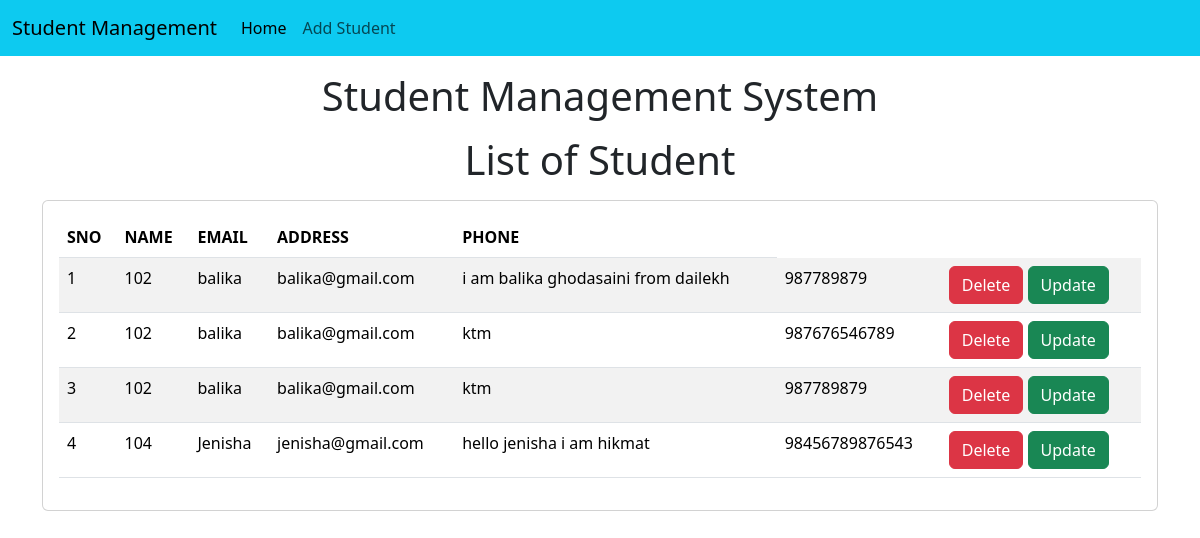
/std/, run on the app's committed database.
### std/models.py (models this page shows)
class Student(models.Model):
    roll=models.CharField(max_length=100)
    name=models.CharField(max_length=50)
    email=models.CharField(max_length=150)
    address=models.CharField(max_length=200)
    phone=models.CharField(max_length=10)

### std/views.py (the view)
# urls.py: path("",home),
def home(request):
    std=Student.objects.all()
    return render(request,"std/home.html", {'std':std})

### templates/std/home.html (shortened to what this page needs)
<!doctype html>
<html lang="en">
  <head>
    <link href="https://cdn.jsdelivr.net/npm/bootstrap@5.3.2/dist/css/bootstrap.min.css" rel="stylesheet">
  </head>
  <body>
    {% include 'std/navbar.html' %}
    <h1 class="text-center my-3">Student Management System</h1>
    <h1 class="text-center my-3">List of Student</h1>
    <div class="container">
      <div class="row">
        <div class="col-md-12">
          <div class="card">
            <div class="card-body">
              <table class="table table-striped">
                <thead>
                  <tr>
                    <th>SNO</th>
                    <th>NAME</th>
                    <th>EMAIL</th>
                    <th>ADDRESS</th>
                    <th>PHONE</th>
                  </tr>
                </thead>
                <tbody>
                  {% for s in std %}
                  <tr>
                    <td>{{forloop.counter}}</td>
                    <td>{{s.roll}}</td>
                    <td>{{s.name}}</td>
                    <td>{{s.email}}</td>
                    <td>{{s.address}}</td>
                    <td>{{s.phone}}</td>
                    <td>
                      <a href="/std/delete-std/{{s.id}}" class="btn btn-danger md-sm">Delete</a>
                      <a href="/std/update-std/{{s.id}}" class="btn btn-success md-sm">Update</a>
                    </td>
                  </tr>
                  {% endfor %}
                </tbody>
              </table>
            </div>
          </div>
        </div>
      </div>
    </div>
  </body>
</html>

### templates/std/navbar.html (shortened to what this page needs)
<nav class="navbar navbar-expand-lg bg-info navbar-light">
    <div class="container-fluid">
      <a class="navbar-brand" href="/std/home/">Student Management</a>
      <div class="collapse navbar-collapse" id="navbarSupportedContent">
        <ul class="navbar-nav me-auto mb-2 mb-lg-0">
          <li class="nav-item">
            <a class="nav-link active" aria-current="page" href="#">Home</a>
          </li>
          <li class="nav-item">
            <a class="nav-link" href="/std/add-std/">Add Student</a>
          </li>
      </div>
    </div>
  </nav>

### data on the page
Student: roll "102", name "balika", email "balika@gmail.com", address "i am balika ghodasaini from dailekh", phone "987789879"
Student: roll "102", name "balika", email "balika@gmail.com", address "ktm", phone "987676546789"
Student: roll "102", name "balika", email "balika@gmail.com", address "ktm", phone "987789879"
Student: roll "104", name "Jenisha", email "jenisha@gmail.com", address "hello jenisha i am hikmat", phone "98456789876543"
